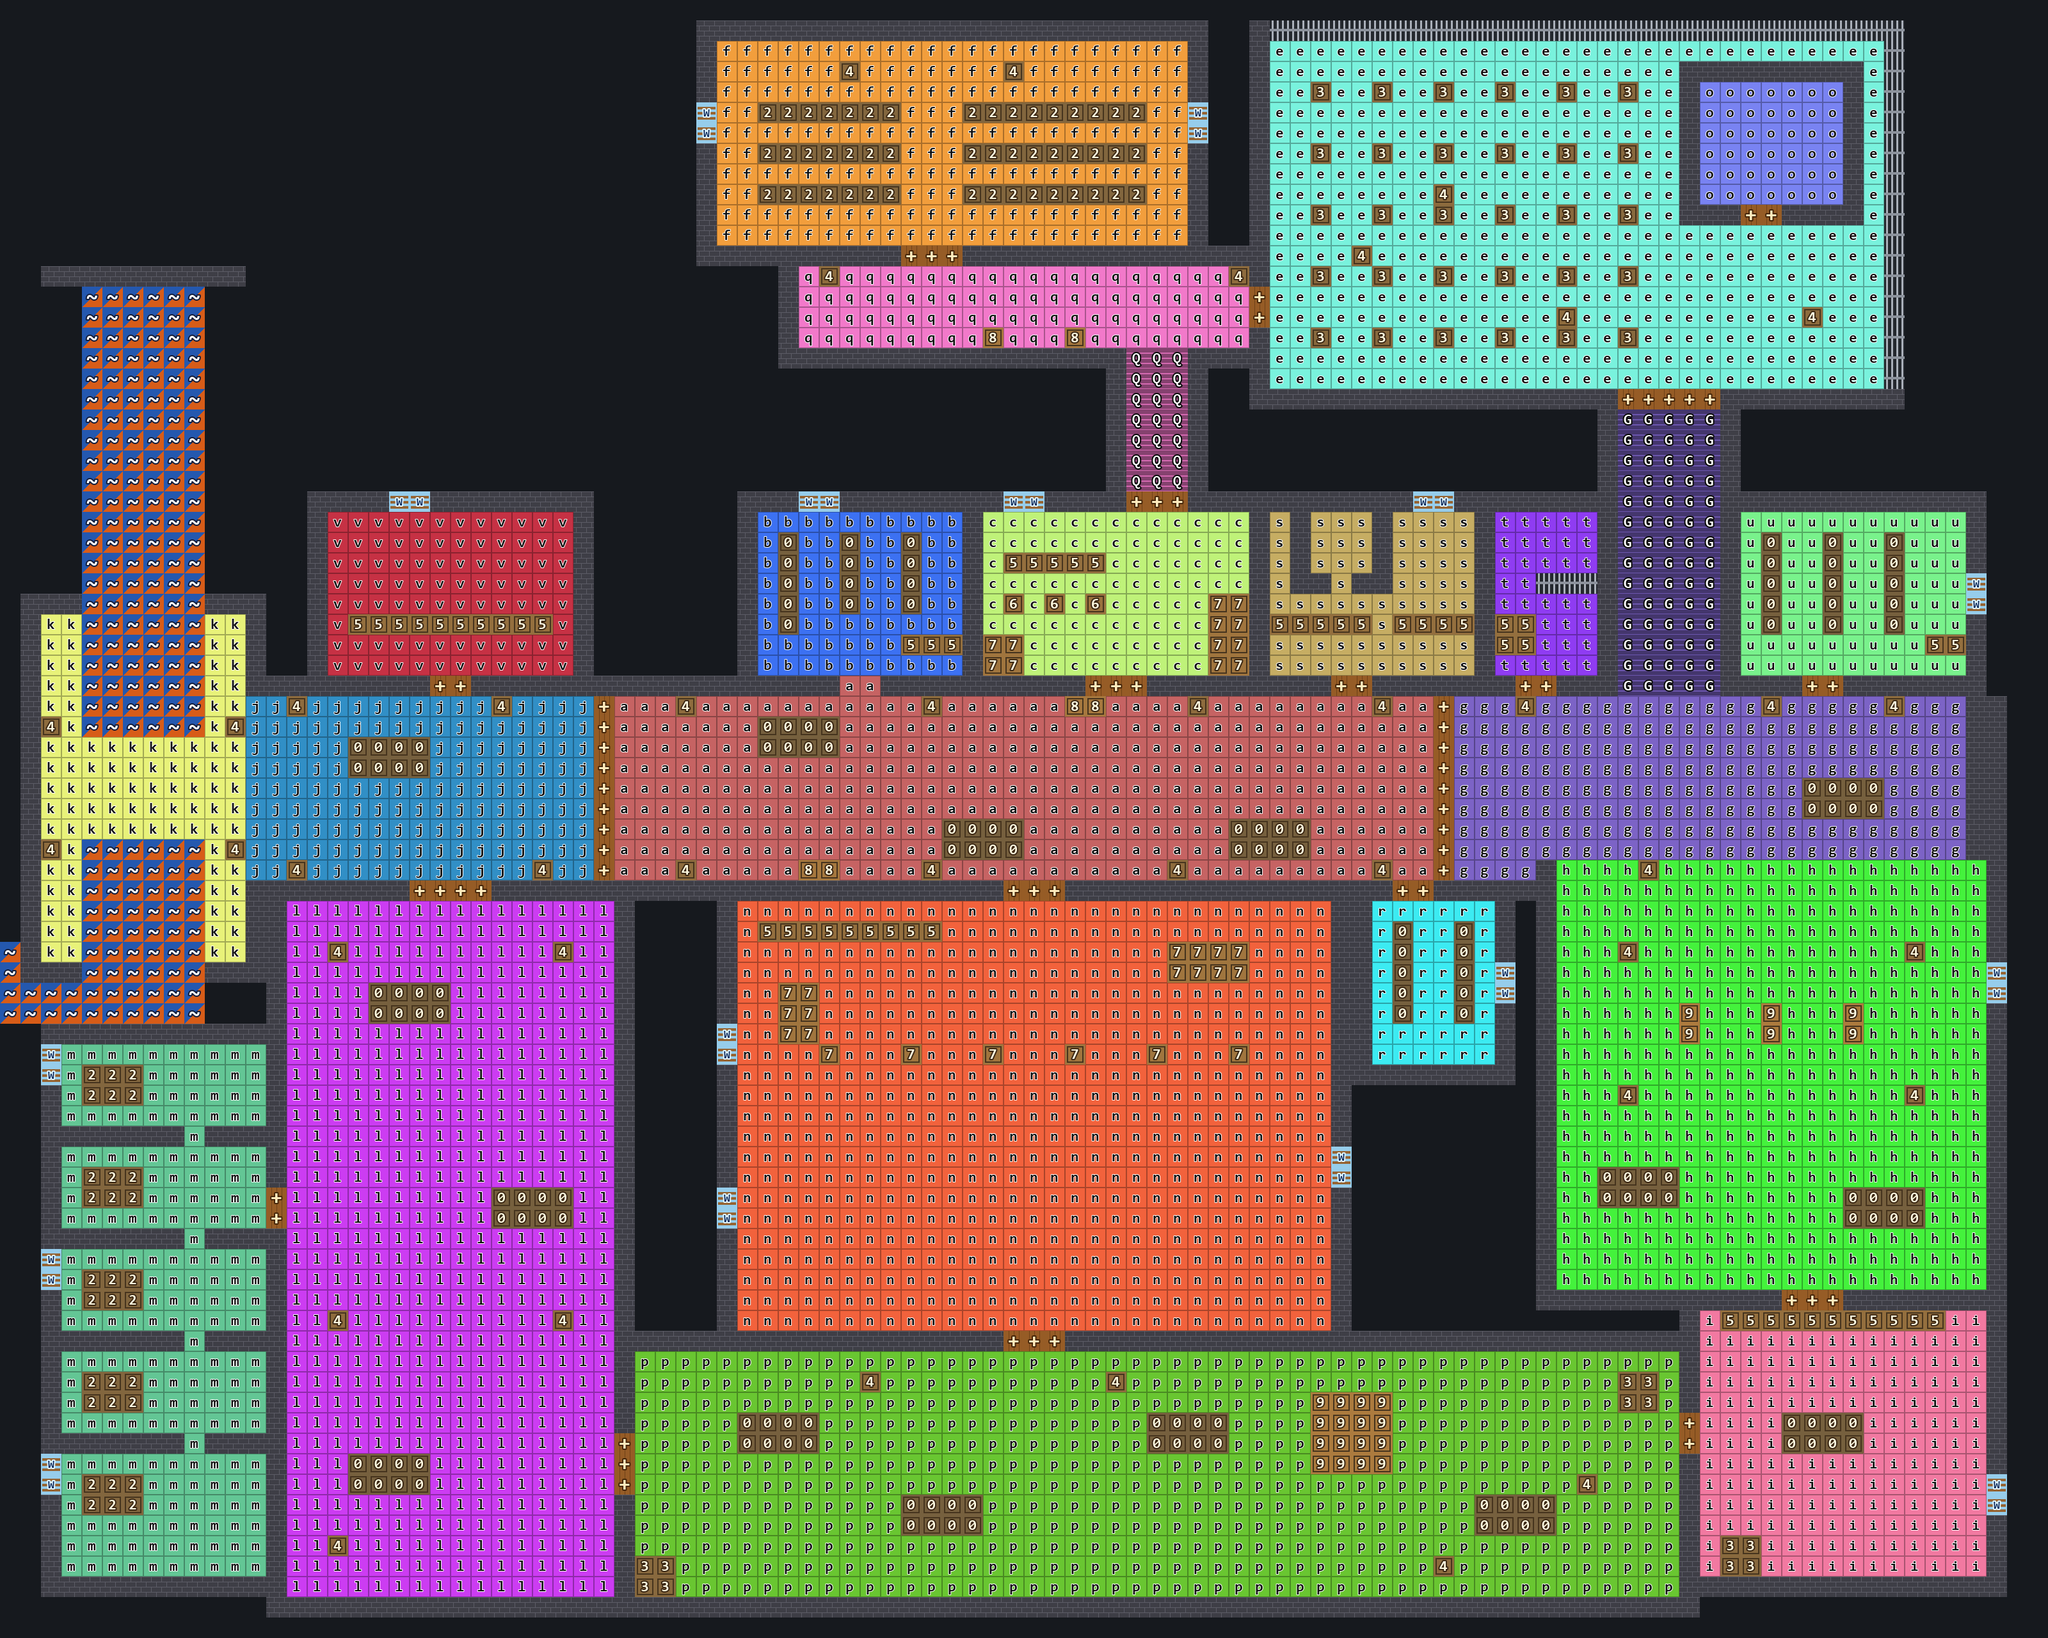

A 2D game scene composited from a Tiled map and its tileset images. What follows is a short description and the map's XML, with each tile layer's data collapsed to a summary:
An orthogonal 100x80 tile map with 32x32 px tiles, 1 tile layer (mappa).

<map version="1.10" tiledversion="1.11.2" orientation="orthogonal" renderorder="right-down" width="100" height="80" tilewidth="32" tileheight="32" infinite="0" backgroundcolor="#16191e" nextlayerid="2" nextobjectid="1">
 <properties>
  <property name="zona a" value="Via Principale (quota 0)" />
  <property name="zona b" value="Emporio (quota 0)" />
  <property name="zona c" value="Tavola calda (quota 0)" />
  <property name="zona s" value="Banca (quota 0)" />
  <property name="zona q" value="Sagrato (quota 3)" />
  <property name="zona f" value="Chiesa (quota 3)" />
  <property name="zona e" value="Cimitero (quota 3)" />
  <property name="zona o" value="Mausoleo (quota 3)" />
  <property name="zona g" value="Via est (quota 0)" />
  <property name="zona h" value="Distributore (quota 0)" />
  <property name="zona i" value="Officina (quota 0)" />
  <property name="zona t" value="Ufficio dello sceriffo (quota 0)" />
  <property name="zona u" value="Ferramenta (quota 0)" />
  <property name="zona n" value="Sala bowling (quota 0)" />
  <property name="zona r" value="Fumetteria (quota 0)" />
  <property name="zona p" value="Parcheggio (quota 0)" />
  <property name="zona j" value="Via ovest (quota 0)" />
  <property name="zona k" value="Ponte (quota 0)" />
  <property name="zona l" value="Motel (quota 0)" />
  <property name="zona m" value="Camere del motel (quota 0)" />
  <property name="zona v" value="Ufficio postale (quota 0)" />
 </properties>
 <tileset firstgid="1" source="tessere.tsx" />
 <layer id="1" name="mappa" width="100" height="80">
  <data>[8000 cells, 6102 non-empty, 37 distinct tile ids]</data>
 </layer>
</map>
